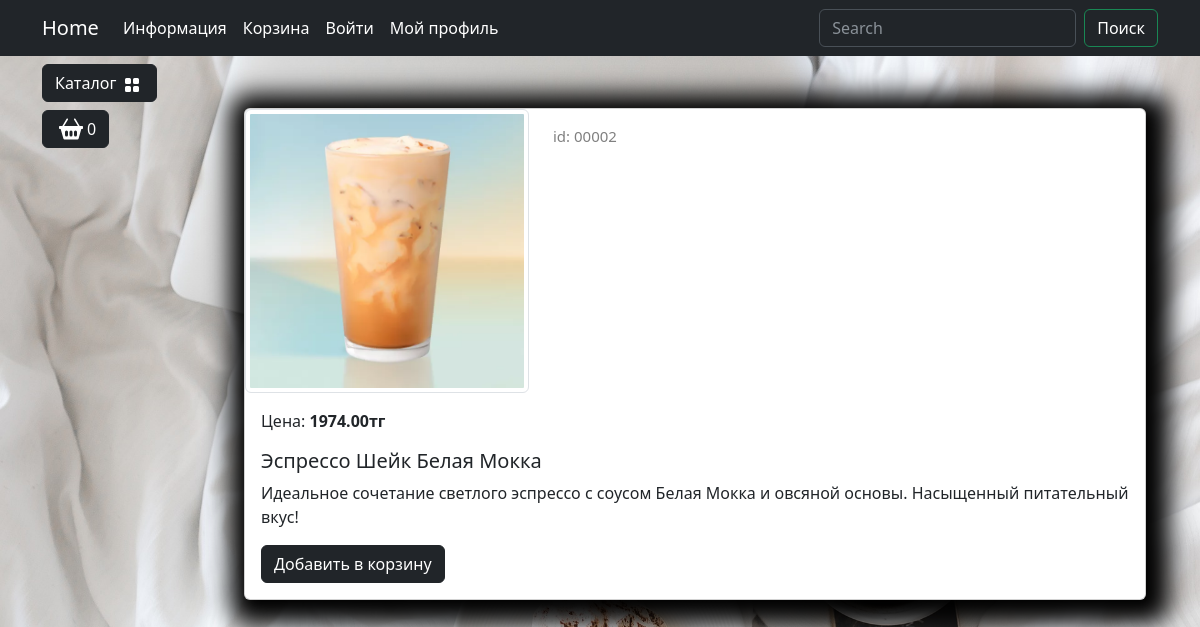
Screenshot of /catalog/product/espresso-shejk-belaya-mokka/ with the database file from the repository.
### goods/models.py (models this page shows, shortened)
class Products(models.Model):
    name = models.CharField(max_length=150, unique=True, verbose_name='Название')
    slug = models.SlugField(max_length=200, unique=True, blank=True, null=True, verbose_name='URL')
    description = models.TextField(blank=True, null=True, verbose_name='Описание')
    image = models.ImageField(upload_to='goods_images', blank=True, null=True, verbose_name='Изображение')
    price = models.DecimalField(default=0.00, max_digits=7, decimal_places=2, verbose_name='Цена')
    discount = models.DecimalField(default=0.00, max_digits=4, decimal_places=2, verbose_name='Скидка в %')
    quantity = models.PositiveIntegerField(default=0, verbose_name='Количество')
    category = models.ForeignKey(to=Categories, on_delete=models.CASCADE, verbose_name='Категория')
    class Meta:
        db_table: str = 'product'
        verbose_name = 'Продукт'
        verbose_name_plural = 'Продукты'
        ordering = ("id",)
    def display_id(self):
        return f"{self.id:05}"
    def sell_price(self):
        if self.discount:
            return round(self.price - self.price*self.discount/100, 2)
        return self.price

### goods/views.py (the view)
# urls.py: path('product/<slug:product_slug>/', views.product, name='product'),
def product(request, product_slug):
    product = Products.objects.get(slug=product_slug)
    context = {"product": product}
    return render(request, "goods/product.html", context=context)

### goods/templatetags/goods_tags.py (called while the page is built)
@register.simple_tag()
def tag_categories():
    return Categories.objects.all()

### goods/templates/goods/product.html (shortened to what this page needs)
{% extends "base.html" %}
{% load static %}
{% block content %}
<div class="container mt-5">
    <div class="card mb-4 custom-shadow">
        <div class="row">
            <div class="col-md-4">
                <img src="{{ product.image.url }}"
                    class="img-thumbnail" data-bs-toggle="modal" data-bs-target="#imageModal1">
            </div>
            <div class="col-md-4 ">
                <p class="product_id mt-3">id: {{ product.display_id }}</p>
            </div>
        </div>
        <div class="card-body">
            <p class="card-text">Цена: <strong>{{ product.sell_price }}тг</strong></p>
            <h5 class="card-title">{{ product.name }}</h5>
            <p class="card-text">{{ product.description }}</p>
            <a href="#" class="btn btn-dark add-to-cart">Добавить в корзину</a>
        </div>
    </div>
</div>
{% endblock %}

### main/static/deps/css/my_css.css (style rules this page uses)
body { background-image: url("../images/coffee-image.jpg"); background-repeat: no-repeat; background-attachment: fixed; background-position: center center; background-size: cover; height: 100%; }
.custom-shadow { box-shadow: 5px 5px 25px 19px #000000; }
.product_id { color: gray; font-size: 15px; }

### rows the page displays
Products: image (picture), display_id "00002", sell_price "1974.00", name "Эспрессо Шейк Белая Мокка", description "Идеальное сочетание светлого эспрессо с соусом Белая Мокка и овсяной основы. Насыщенный питательный вкус!"
